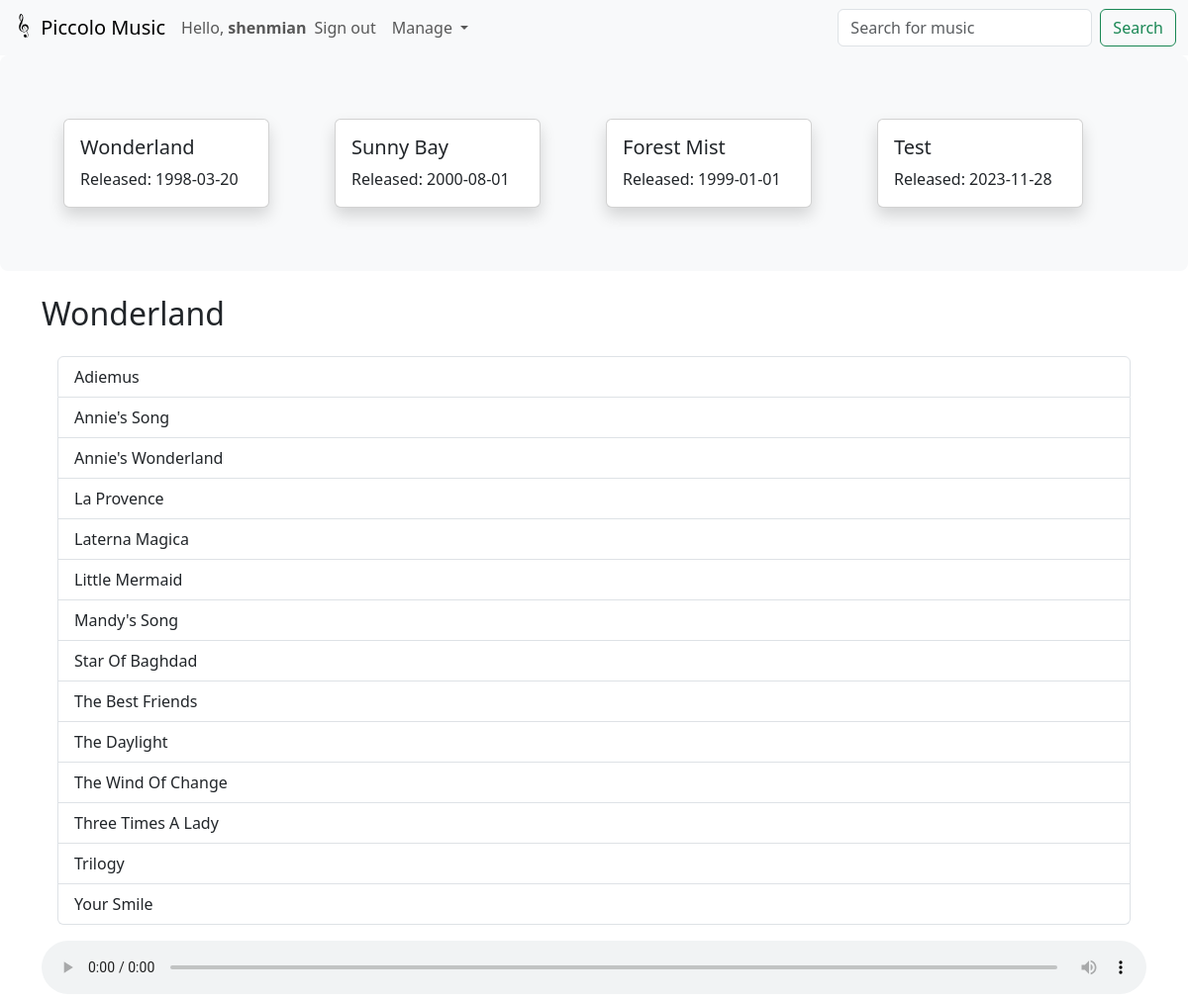
Screenshot of /index.php?album_id=1 (signed in) with the database file from the repository.
### tables this page shows
CREATE TABLE `tb_album` (
  `id` int(11) NOT NULL,
  `name` varchar(25) NOT NULL,
  `author` varchar(20) NOT NULL,
  `released` date DEFAULT NULL,
  `img_path` varchar(100) NOT NULL
);

CREATE TABLE `tb_music` (
  `id` int(11) NOT NULL,
  `name` varchar(25) NOT NULL,
  `author` varchar(25) NOT NULL,
  `duration` time NOT NULL,
  `album_id` int(11) NOT NULL,
  `path` varchar(100) NOT NULL
);

### src/database.php (called while the page is built, shortened)
<?php
function get_database(): PDO
{
    try {
        static $db = new PDO('mysql:host=localhost;dbname=db_music', 'root', '');
        return $db;
    } catch (PDOException $e) {
        die('failed to connect to database: ' . $e->getMessage());
    }
}
function get_albums(): PDOStatement
{
    $db = get_database();
    $stmt = $db->prepare('SELECT * FROM tb_album');
    if (!$stmt->execute())
        die('failed to query from database');
    return $stmt;
}
function get_album_by_id($album_id): PDOStatement
{
    $db = get_database();
    $stmt = $db->prepare('SELECT * FROM tb_album WHERE id = ?');
    $stmt->execute([$album_id]);
    return $stmt;
}
function get_music_by_album_id($album_id): PDOStatement
{
    $db = get_database();
    $stmt = $db->prepare('SELECT tb_music.* FROM tb_music JOIN tb_album ON album_id = tb_album.id WHERE tb_album.id = ?');
    $stmt->execute([$album_id]);
    return $stmt;
}

### src/index.php (the view, shortened to what this page needs)
<?php include "header.php"; ?>
<?php include "navbar.php"; ?>
<main style="margin: auto;">
    <div class="p-5 mb-4 bg-body-tertiary rounded-3">
        <div class="row p-3">
            <?php
            include "database.php";
            $albums = get_albums();
            foreach ($albums as $row) {
                $album_name = $row["name"];
                $album_released_date = $row["released"];
            ?>
                <div class="col">
                    <div class="card shadow" style="width: 13rem;">
                        <div class="card-body">
                            <h5 class="card-title"><?= $album_name ?></h5>
                            <p class="card-text">Released: <?= $album_released_date ?></p>
                        </div>
                    </div>
                </div>
            <?php
            }
            ?>
        </div>
    </div>
    <?php
    if (isset($_GET['album_id'])) {
        $album_id = $_GET["album_id"];
        $album_name = get_album_by_id($album_id)->fetch(PDO::FETCH_ASSOC)['name'];
    ?>
        <div class="container">
            <h2><?= $album_name ?></h2>
            <div class="list-group p-3">
                <?php
                $music = get_music_by_album_id($album_id);
                foreach ($music as $row) {
                ?>
                    <button type="button" class="list-group-item list-group-item-action" data-src="<?= $row['path'] ?>"><?= $row['name'] ?></button>
                <?php
                }
                ?>
            </div>
            <audio controls src="" style="width: 100%;"></audio>
        </div>
    <?php
    }
    ?>
</main>
<?php include "footer.php"; ?>

### rows the page displays
tb_album: name "Wonderland", released "1998-03-20"
tb_album: name "Sunny Bay", released "2000-08-01"
tb_album: name "Forest Mist", released "1999-01-01"
tb_album: name "Test", released "2023-11-28"
tb_music: name "Adiemus"
tb_music: name "Annie's Song"
tb_music: name "Annie's Wonderland"
tb_music: name "La Provence"
tb_music: name "Laterna Magica"
tb_music: name "Little Mermaid"
tb_music: name "Mandy's Song"
tb_music: name "Star Of Baghdad"
tb_music: name "The Best Friends"
tb_music: name "The Daylight"
tb_music: name "The Wind Of Change"
tb_music: name "Three Times A Lady"
tb_music: name "Trilogy"
tb_music: name "Your Smile"

### other values shown
$_SESSION["username"] "shenmian"
